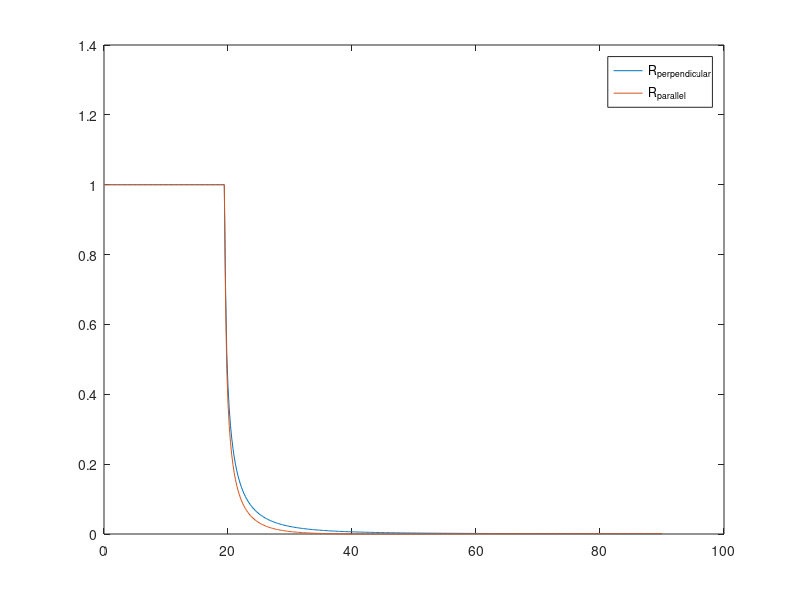

Write the MATLAB code that produced this figure.
clc; clear all; close all;

n_bio=1.37;
n_PLGA=1.46;
n_BG=1.51;
n=n_bio/n_PLGA;
theta_c=asind(n_bio/n_PLGA);
phi=0:0.2:90;


phi_c=asind(n_PLGA/n_BG*cosd(theta_c));
theta=acosd(sind(phi).*n_BG/n_PLGA);

r_perpendicular=(n_PLGA.*cosd(theta)-n_bio.*(1-(n_PLGA/n_bio)^2.*sind(theta).^2).^(1/2))./(n_PLGA.*cosd(theta)+n_bio.*(1-(n_PLGA/n_bio)^2.*sind(theta).^2).^(1/2));
r_parallel= (n_bio.*cosd(theta)-n_PLGA.*(1-(n_PLGA/n_bio)^2.*sind(theta).^2).^(1/2))./(n_bio.*cosd(theta)+n_PLGA.*(1-(n_PLGA/n_bio)^2.*sind(theta).^2).^(1/2));
R_perpendicular=r_perpendicular.*conj(r_perpendicular);
R_parallel=r_parallel.*conj(r_parallel);
R_perpendicular=R_perpendicular';
R_parallel=R_parallel';
phi=phi';
plot(phi,R_perpendicular,phi,R_parallel);
legend('R_{perpendicular}','R_{parallel}');
